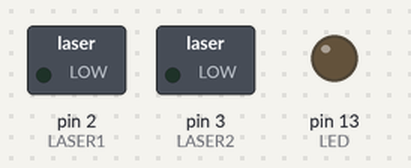
The sketch below on a simulated Arduino Nano, built with avr-gcc and run on an emulated ATmega328P. Shown: switched loads named in the sketch (green lamp = pin HIGH), output pins drawn as LEDs (lit = HIGH).

Above: at 0.2 s.
At 1.2 s:
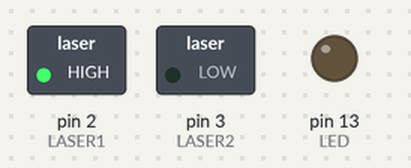
At 1.7 s:
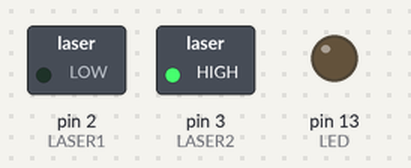
At 2.7 s:
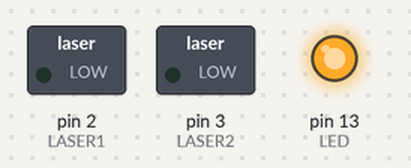
At 4.2 s:
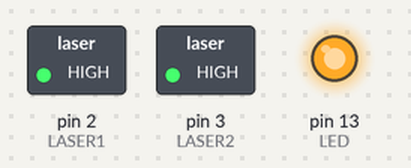
Timing chart, 0 to 4.6 s (numbered marks = the images above):
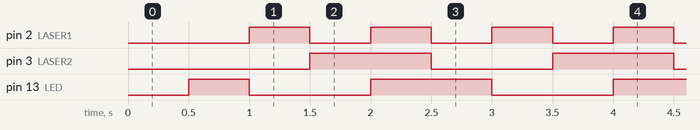

The sketch:

TestLaser.ino
```cpp
#define LED 13
#define LASER1 2
#define LASER2 3


void setup()
{
	pinMode(LED, OUTPUT);
	pinMode(LASER1, OUTPUT);
	pinMode(LASER2, OUTPUT);

	digitalWrite(LED, LOW);
	digitalWrite(LASER1, LOW);
	digitalWrite(LASER2, LOW);
}

void loop()
{
	delay(500);

	digitalWrite(LED, HIGH);
	digitalWrite(LASER1, LOW);
	digitalWrite(LASER2, LOW);

	delay(500);

	digitalWrite(LED, LOW);
	digitalWrite(LASER1, HIGH);
	digitalWrite(LASER2, LOW);

	delay(500);

	digitalWrite(LED, LOW);
	digitalWrite(LASER1, LOW);
	digitalWrite(LASER2, HIGH);

	delay(500);

	digitalWrite(LED, HIGH);
	digitalWrite(LASER1, HIGH);
	digitalWrite(LASER2, HIGH);

}
```

Measured:
- by itself, pin 2 (LASER1): alternates HIGH for 0.50 s and LOW for 0.50 s
- by itself, pin 3 (LASER2): alternates HIGH for 1.0 s and LOW for 1.0 s
- by itself, pin 13 (LED): repeats every 2.0 s: LOW 1.0 s, HIGH 1.0 s
